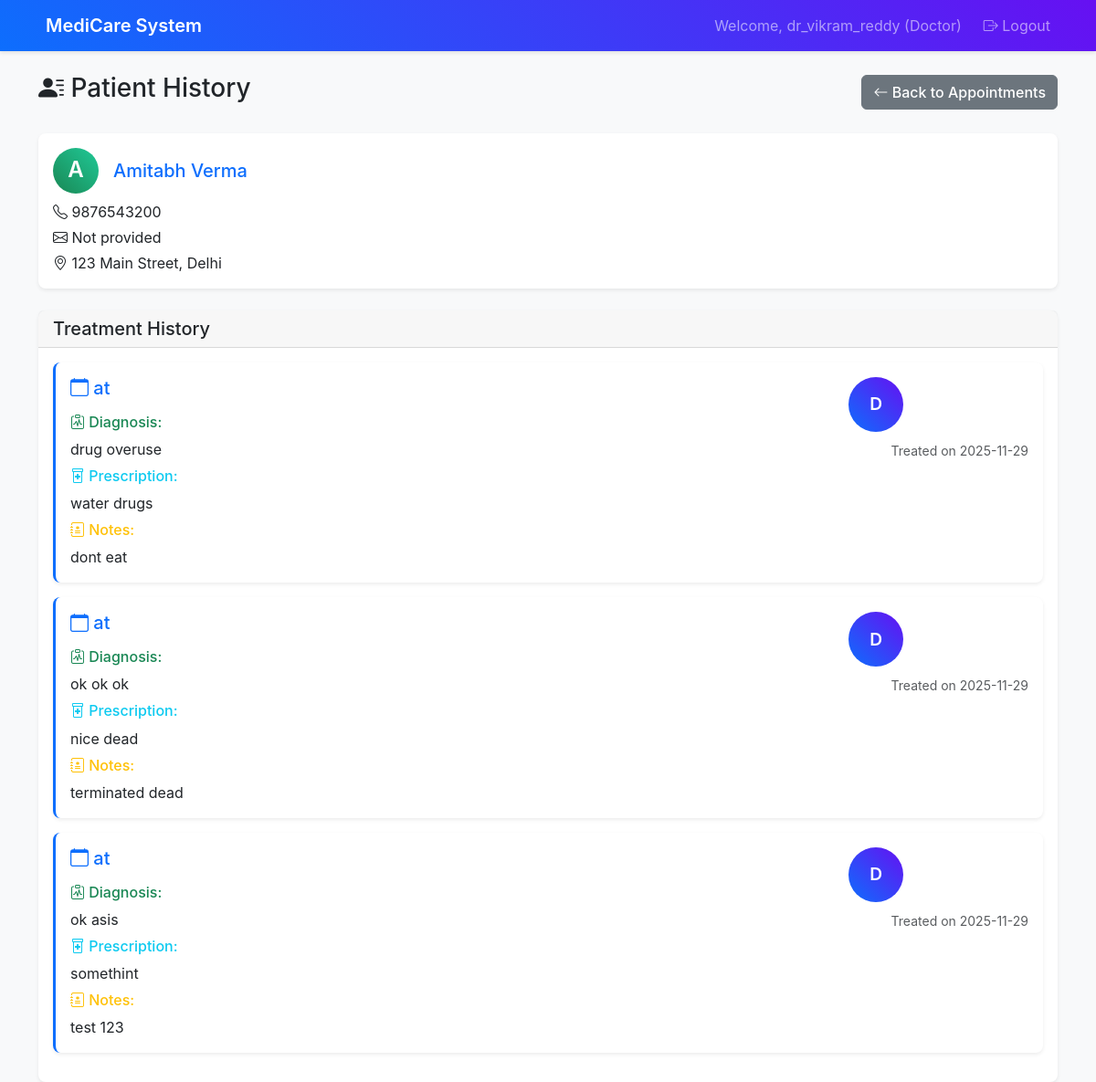
/doctor/patient/392/history (signed in), run on the app's committed database.
### app.py (models this page shows)
class Patient(db.Model):
    __tablename__ = 'patients'
    id: Mapped[int] = mapped_column(primary_key=True)
    user_id: Mapped[int] = mapped_column(db.ForeignKey('users.id'), nullable=False)
    name: Mapped[str] = mapped_column(nullable=False)
    phone: Mapped[str] = mapped_column()
    address: Mapped[str] = mapped_column()
    created_at: Mapped[datetime] = mapped_column(default=datetime.utcnow)
    user = db.relationship('User', back_populates='patient')
    appointments = db.relationship('Appointment', back_populates='patient')

class Treatment(db.Model):
    __tablename__ = 'treatments'
    id: Mapped[int] = mapped_column(primary_key=True)
    appointment_id: Mapped[int] = mapped_column(db.ForeignKey('appointments.id'), nullable=False)
    diagnosis: Mapped[str] = mapped_column()
    prescription: Mapped[str] = mapped_column()
    treatment_notes: Mapped[str] = mapped_column()
    created_at: Mapped[datetime] = mapped_column(default=datetime.utcnow)
    appointment = db.relationship('Appointment', back_populates='treatment')

### routes.py (the view)
@app.route('/doctor/patient/<int:patient_id>/history')
@login_required
@role_required(['doctor'])
def doctor_patient_history(patient_id):
    doctor = Doctor.query.join(User).filter(User.id == session['user_id']).first()
    if not doctor:
        flash('Doctor profile not found', 'error')
        return redirect(url_for('logout'))
    patient = Patient.query.join(User).filter(Patient.id == patient_id).first()
    if not patient:
        flash('Patient not found', 'error')
        return redirect(url_for('doctor_dashboard'))
    appointment_check = Appointment.query.filter(
        Appointment.patient_id == patient_id,
        Appointment.doctor_id == doctor.id
    ).count()
    if appointment_check == 0:
        flash('This patient has no appointments with you', 'error')
        return redirect(url_for('doctor_dashboard'))
    treatments = Treatment.query.join(Appointment).filter(
        Appointment.patient_id == patient_id,
        Appointment.doctor_id == doctor.id
    ).order_by(Appointment.appointment_date.desc(), Appointment.appointment_time.desc()).all()
    return render_template('doctor_patient_history.html',
                         doctor=doctor,
                         patient=patient,
                         treatments=treatments)

### routes.py (called while the page is built)
def login_required(f):
    @wraps(f)
    def decorated_function(*args, **kwargs):
        if 'user_id' not in session:
            return redirect(url_for('login'))
        return f(*args, **kwargs)
    return decorated_function

def role_required(roles):
    def decorator(f):
        @wraps(f)
        def decorated_function(*args, **kwargs):
            if 'user_role' not in session or session['user_role'] not in roles:
                flash('Access denied. Insufficient permissions.', 'error')
                return redirect(url_for('login'))
            return f(*args, **kwargs)
        return decorated_function
    return decorator

### templates/doctor_patient_history.html (shortened to what this page needs)
{% extends "base.html" %}
{% block content %}
<div class="row">
    <div class="col-12">
        <div class="d-flex justify-content-between align-items-center mb-4">
            <h1 class="h3">
                <i class="bi bi-person-lines-fill"></i> Patient History
            </h1>
            <a href="{{ url_for('doctor_appointments') }}" class="btn btn-secondary">
                <i class="bi bi-arrow-left"></i> Back to Appointments
            </a>
        </div>
    </div>
</div>
<div class="row">
    <div class="col-12">
        <div class="card mb-4">
            <div class="card-body">
                <div class="row">
                    <div class="col-md-8">
                        <h5 class="card-title text-primary">
                            <div class="d-flex align-items-center">
                                <div class="avatar bg-success text-white rounded-circle d-flex align-items-center justify-content-center me-3" style="width: 50px; height: 50px;">
                                    {{ patient.name[0] }}
                                </div>
                                {{ patient.name }}
                            </div>
                        </h5>
                        <p class="mb-1"><i class="bi bi-telephone"></i> {{ patient.phone or 'Not provided' }}</p>
                        <p class="mb-1"><i class="bi bi-envelope"></i> {{ patient.email or 'Not provided' }}</p>
                        <p class="mb-0"><i class="bi bi-geo-alt"></i> {{ patient.address or 'Not provided' }}</p>
                    </div>
                </div>
            </div>
        </div>
        <div class="card">
            <div class="card-header">
                <h5 class="mb-0">Treatment History</h5>
            </div>
            <div class="card-body">
                {% if treatments %}
                {% for treatment in treatments %}
                <div class="card mb-3 border-start border-primary border-3">
                    <div class="card-body">
                        <div class="row">
                            <div class="col-md-8">
                                <h5 class="card-title text-primary">
                                    <i class="bi bi-calendar"></i> {{ treatment.appointment_date }} at {{ treatment.appointment_time }}
                                </h5>
                                <div class="mt-3">
                                    <h6 class="text-success">
                                        <i class="bi bi-clipboard-pulse"></i> Diagnosis:
                                    </h6>
                                    <p class="mb-2">{{ treatment.diagnosis }}</p>
                                    <h6 class="text-info">
                                        <i class="bi bi-prescription2"></i> Prescription:
                                    </h6>
                                    <p class="mb-2">{{ treatment.prescription }}</p>
                                    {% if treatment.treatment_notes %}
                                    <h6 class="text-warning">
                                        <i class="bi bi-journal-medical"></i> Notes:
                                    </h6>
                                    <p class="mb-0">{{ treatment.treatment_notes }}</p>
                                    {% endif %}
                                </div>
                            </div>
                            <div class="col-md-4 text-end">
                                <div class="avatar bg-primary text-white rounded-circle d-flex align-items-center justify-content-center mx-auto mb-2" style="width: 60px; height: 60px;">
                                    {{ session.username[0].upper() }}
                                </div>
                                <small class="text-muted">
                                    Treated on {{ treatment.created_at.strftime('%Y-%m-%d') if treatment.created_at else treatment.appointment_date }}
                                </small>
                            </div>
                        </div>
                    </div>
                </div>
                {% endfor %}
                {% else %}
                <div class="text-center py-5">
                    <i class="bi bi-clipboard-x display-1 text-muted"></i>
                    <h4 class="text-muted">No treatment history yet</h4>
                    <p class="text-muted">Treatment records will appear here after appointments are completed</p>
                </div>
                {% endif %}
            </div>
        </div>
    </div>
</div>
{% endblock %}

### static/style.css (style rules this page uses)
:root { --primary-color: #0d6efd; --success-color: #198754; --info-color: #0dcaf0; --warning-color: #ffc107; --danger-color: #dc3545; --light-color: #f8f9fa; --dark-color: #212529; }
body { background-color: #f8f9fa; font-family: -apple-system, BlinkMacSystemFont, 'Segoe UI', Roboto, sans-serif; }
.card { border: none; box-shadow: 0 0.125rem 0.25rem rgba(0, 0, 0, 0.075); border-radius: 0.5rem; transition: box-shadow 0.15s ease-in-out; }
.card-header { background-color: rgba(0, 0, 0, 0.03); border-bottom: 1px solid rgba(0, 0, 0, 0.125); font-weight: 500; }
.avatar { font-weight: 600; font-size: 1.2em; }
.btn { border-radius: 0.375rem; font-weight: 500; transition: all 0.15s ease-in-out; }
.bg-primary { background: linear-gradient(45deg, #0d6efd, #6610f2) !important; }
.bg-success { background: linear-gradient(45deg, #198754, #20c997) !important; }
.card, .alert { animation: fadeInUp 0.5s ease-out; }

### data on the page
Patient: name "A", name "Amitabh Verma", phone "9876543200", address "123 Main Street, Delhi"
Treatment: diagnosis "drug overuse", prescription "water drugs", treatment_notes "dont eat", username "D", created_at "2025-11-29"
Treatment: diagnosis "ok ok ok", prescription "nice dead", treatment_notes "terminated dead", username "D", created_at "2025-11-29"
Treatment: diagnosis "ok asis", prescription "somethint", treatment_notes "test 123", username "D", created_at "2025-11-29"

### other printed values
{{ session.username }} "dr_vikram_reddy"
{{ session.user_role.title() }} "Doctor"
{{ patient.email or 'Not provided' }} "Not provided"
